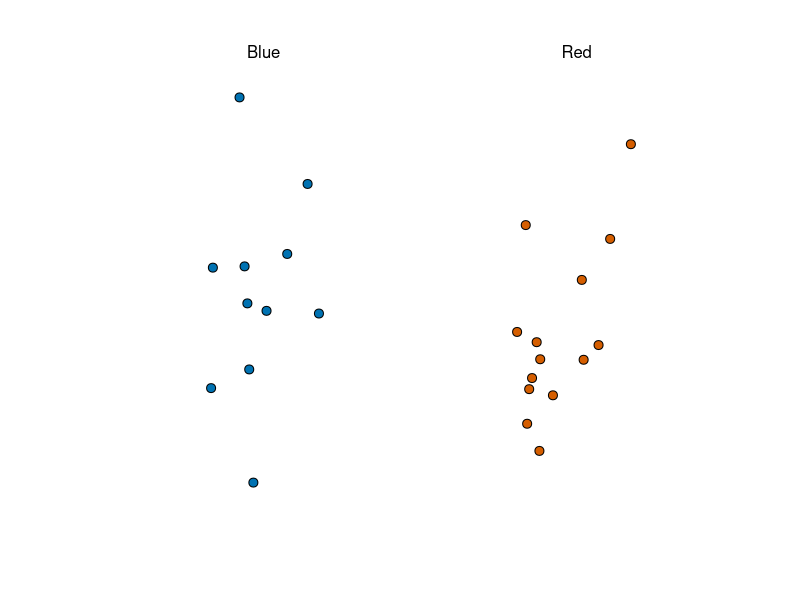
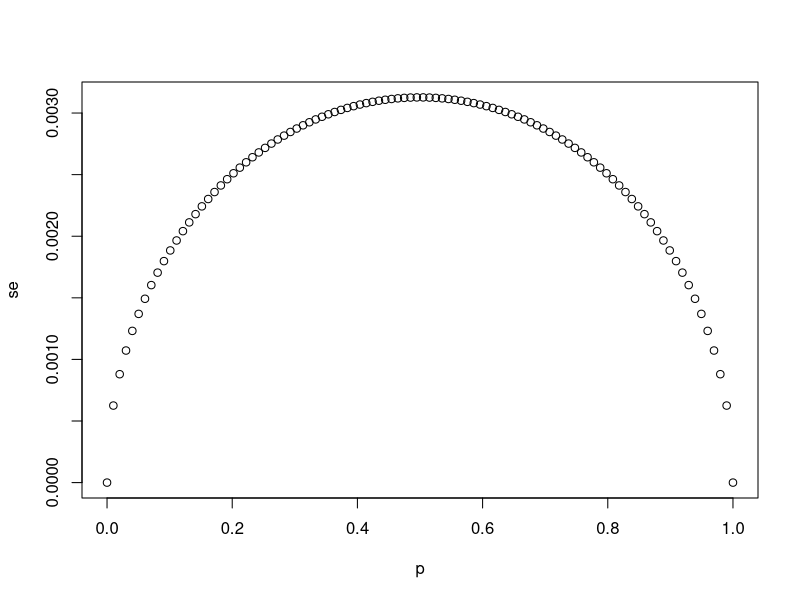
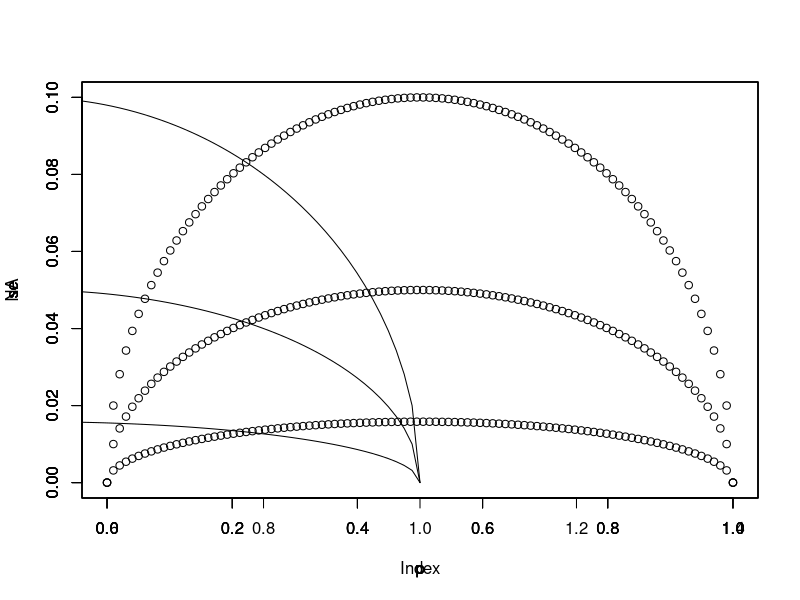

The R source for these figures, in order:
library(tidyverse)
library(dslabs)
take_poll(25)    # draw 25 beads


#E5
# `N` represents the number of people polled
N <- 25

# Create a variable `p` that contains 100 proportions ranging from 0 to 1 using the `seq` function
p<-seq(0,1,length=100)

# Create a variable `se` that contains the standard error of each sample average
se<-sqrt(p*(1-p)/25565)
# Plot `p` on the x-axis and `se` on the y-axis
plot(p,se)

#E6
# The vector `p` contains 100 proportions of Democrats ranging from 0 to 1 using the `seq` function
p <- seq(0, 1, length = 100)

# The vector `sample_sizes` contains the three sample sizes
sample_sizes <- c(25, 100, 1000)


# Write a for-loop that calculates the standard error `se` for every value of `p` for each of the three samples sizes `N` in the vector `sample_sizes`. Plot the three graphs, using the `ylim` argument to standardize the y-axis across all three plots.
plot(NA, ylim = c(0,0.1))
for (N in sample_sizes)
{
  se<-sqrt(p*(1-p)/N)
  lines(p,se)
}


for(N in sample_sizes) {
  se <- sqrt((p*(1-p))/N)
  par(new=TRUE)
  plot(p, se, ylim=c(0,0.1))

}

 
#E9
# `N` represents the number of people polled
N <- 25

# `p` represents the proportion of Democratic voters
p <- 0.45

# Calculate the standard error of the spread. Print this value to the console.
